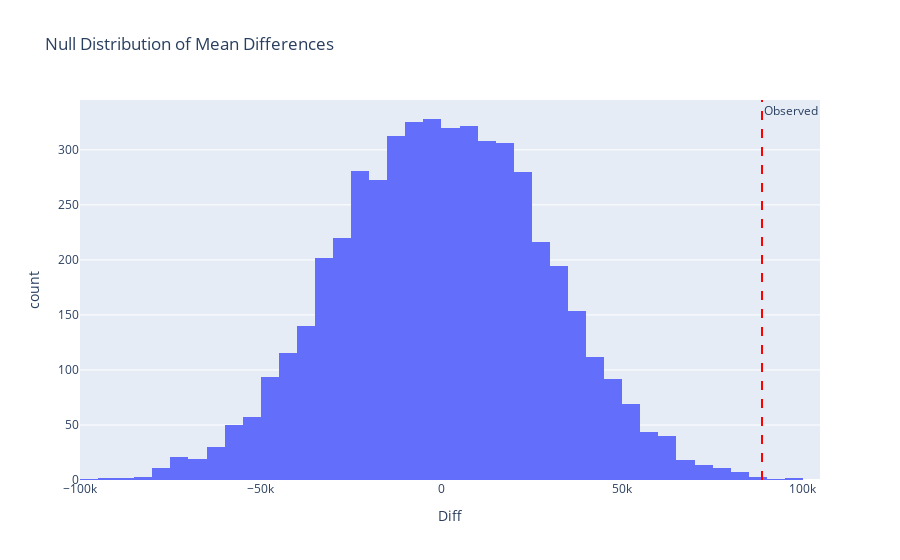

This figure's notebook cell:
### Code cell
# Step 4: Visualize
import pandas as pd
import plotly.express as px

df_plot = pd.DataFrame({'Diff': diffs})
fig = px.histogram(df_plot, x="Diff", nbins=50, title="Null Distribution of Mean Differences")
fig.add_vline(x=observed_diff, line_dash="dash", line_color="red", annotation_text="Observed")
fig.show()

### Figure 1 — Plotly figure (JSON) as saved in the notebook; plotly's stock layout.template omitted (floating-point values rounded to 4 significant figures; data arrays with more than 128 entries replaced by an {"elided": "..."} marker saying what was removed)
{"data": [{"alignmentgroup": "True", "bingroup": "x", "hovertemplate": "Diff=%{x}<br>count=%{y}<extra></extra>", "legendgroup": "", "marker": {"color": "#636efa", "pattern": {"shape": ""}}, "name": "", "nbinsx": 50, "offsetgroup": "", "orientation": "v", "showlegend": false, "type": "histogram", "x": {"elided": "5000 float values"}, "xaxis": "x", "yaxis": "y"}], "layout": {"annotations": [{"showarrow": false, "text": "Observed", "x": 88660.0, "xanchor": "left", "xref": "x", "y": 1, "yanchor": "top", "yref": "y domain"}], "barmode": "relative", "legend": {"tracegroupgap": 0}, "shapes": [{"line": {"color": "red", "dash": "dash"}, "type": "line", "x0": 88660.0, "x1": 88660.0, "xref": "x", "y0": 0, "y1": 1, "yref": "y domain"}], "title": {"text": "Null Distribution of Mean Differences"}, "xaxis": {"anchor": "y", "domain": [0, 1], "title": {"text": "Diff"}}, "yaxis": {"anchor": "x", "domain": [0, 1], "title": {"text": "count"}}}}
